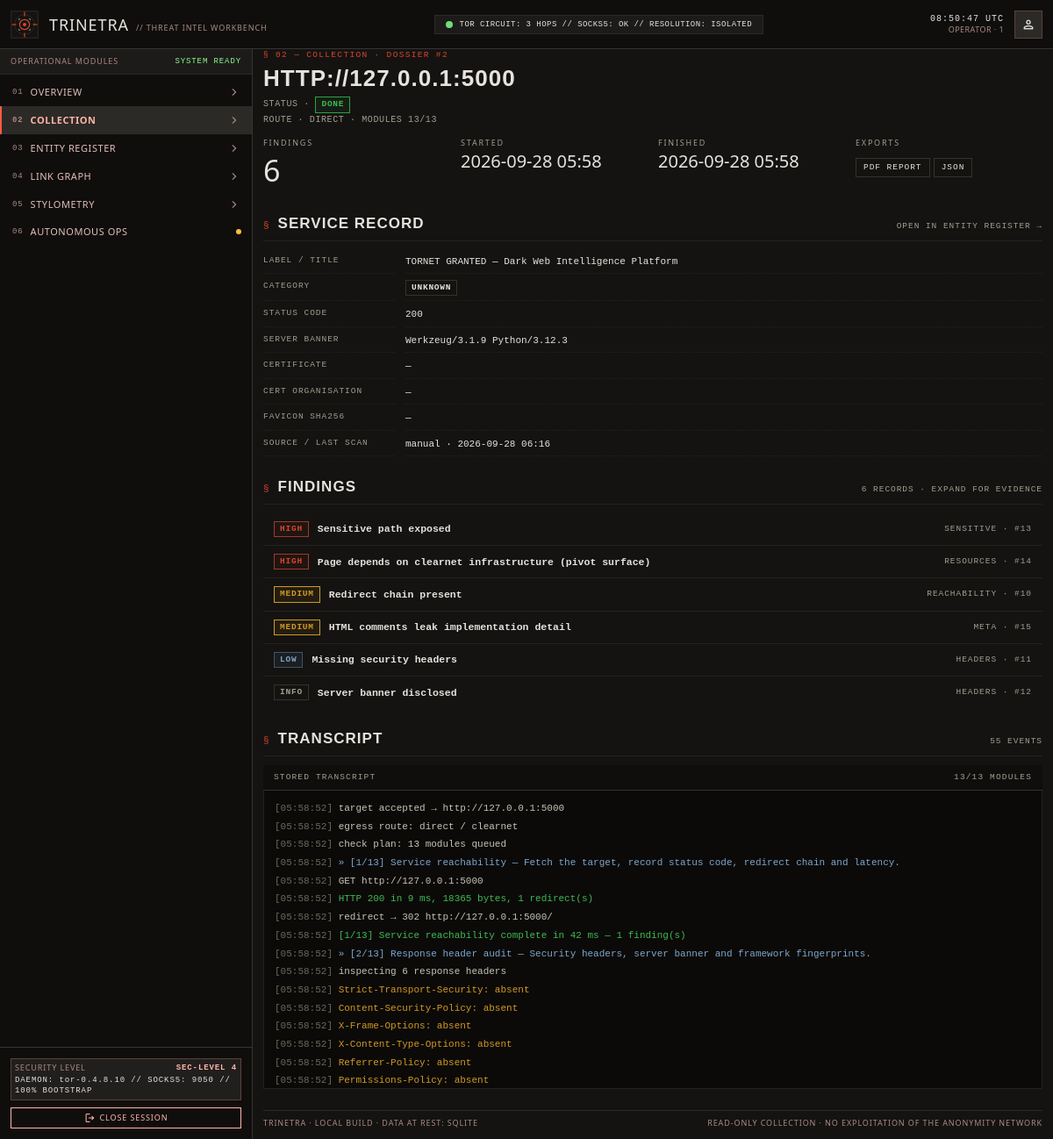
The page /scans/2 (signed in) on the database its author committed.
### models.py (models this page shows, shortened)
class Scan(db.Model):
    __tablename__ = "scans"
    id = db.Column(db.Integer, primary_key=True)
    asset_id = db.Column(db.Integer, db.ForeignKey("assets.id"), nullable=True)
    target = db.Column(db.String(512), nullable=False)
    route = db.Column(db.String(12), default="tor")  # tor|direct
    status = db.Column(db.String(20), default="queued")  # queued|running|done|failed
    started_by = db.Column(db.String(60), default="admin")
    checks_total = db.Column(db.Integer, default=0)
    checks_done = db.Column(db.Integer, default=0)
    findings_total = db.Column(db.Integer, default=0)
    error = db.Column(db.Text, default="")
    started_at = db.Column(db.DateTime, default=utcnow)
    finished_at = db.Column(db.DateTime, nullable=True)
    asset = db.relationship("Asset", backref="scans")

class Asset(db.Model):
    __tablename__ = "assets"
    id = db.Column(db.Integer, primary_key=True)
    url = db.Column(db.String(512), unique=True, nullable=False, index=True)
    label = db.Column(db.String(160), default="")
    category = db.Column(db.String(40), default="unknown")  # market|forum|leak|blog|index|unknown
    kind = db.Column(db.String(20), default="onion")        # onion|clearnet
    title = db.Column(db.String(255), default="")
    alive = db.Column(db.Boolean, default=None)
    status_code = db.Column(db.Integer, nullable=True)
    server_banner = db.Column(db.String(255), default="")
    cert_subject = db.Column(db.String(255), default="")
    cert_org = db.Column(db.String(255), default="")
    favicon_hash = db.Column(db.String(64), default="")
    fingerprint = db.Column(db.String(255), default="")
    source = db.Column(db.String(60), default="manual")
    notes = db.Column(db.Text, default="")
    first_seen = db.Column(db.DateTime, default=utcnow)
    last_scan = db.Column(db.DateTime, nullable=True)

class Finding(db.Model):
    __tablename__ = "findings"
    id = db.Column(db.Integer, primary_key=True)
    scan_id = db.Column(db.Integer, db.ForeignKey("scans.id"), index=True)
    asset_id = db.Column(db.Integer, db.ForeignKey("assets.id"), index=True)
    check_id = db.Column(db.String(40))
    severity = db.Column(db.String(12), default="info")  # critical|high|medium|low|info
    title = db.Column(db.String(255))
    detail = db.Column(db.Text, default="{}")
    created_at = db.Column(db.DateTime, default=utcnow)

class ScanEvent(db.Model):
    __tablename__ = "scan_events"
    id = db.Column(db.Integer, primary_key=True)
    scan_id = db.Column(db.Integer, db.ForeignKey("scans.id"), index=True)
    seq = db.Column(db.Integer, default=0)
    ts = db.Column(db.DateTime, default=utcnow)
    level = db.Column(db.String(12), default="info")  # info|step|ok|warn|err
    check_id = db.Column(db.String(40), default="")
    message = db.Column(db.Text, default="")

### routes/scans.py (the view)
@scans_bp.route("/<int:scan_id>")
def detail(scan_id):
    scan = Scan.query.get_or_404(scan_id)
    findings = Finding.query.filter_by(scan_id=scan.id).all()
    order = {"critical": 0, "high": 1, "medium": 2, "low": 3, "info": 4}
    findings.sort(key=lambda f: order.get(f.severity, 9))
    enriched = []
    for f in findings:
        try:
            detail_data = json.loads(f.detail)
        except Exception:
            detail_data = {}
        enriched.append((f, detail_data))
    events = ScanEvent.query.filter_by(scan_id=scan.id).order_by(ScanEvent.seq).all()
    return render_template("scan_detail.html", scan=scan, findings=enriched,
                           events=events, checks=CHECKS)

### templates/scan_detail.html (shortened to what this page needs)
{% extends "base.html" %}
{% block content %}
<div class="masthead">
  <div>
    <div class="eyebrow">§ 02 — collection · dossier #{{ scan.id }}</div>
    <h2 style="word-break:break-all">{{ scan.target }}</h2>
  </div>
  <div class="meta">
    status · <span class="tag {{ 'ok' if scan.status == 'done' else ('high' if scan.status == 'failed' else 'medium') }}">{{ scan.status }}</span><br>
    route · {{ scan.route }} · modules {{ scan.checks_done }}/{{ scan.checks_total }}
  </div>
</div>
<div class="grid g4">
  <div class="panel" style="margin-bottom:0"><div class="body">
    <div class="k" style="font-size:9px;letter-spacing:.2em;text-transform:uppercase;color:var(--muted)">findings</div>
    <div style="font-family:var(--serif);font-size:34px">{{ findings | length }}</div>
  </div></div>
  <div class="panel" style="margin-bottom:0"><div class="body">
    <div class="k" style="font-size:9px;letter-spacing:.2em;text-transform:uppercase;color:var(--muted)">started</div>
    <div style="font-family:var(--serif);font-size:20px">{{ scan.started_at.strftime('%Y-%m-%d %H:%M') }}</div>
  </div></div>
  <div class="panel" style="margin-bottom:0"><div class="body">
    <div class="k" style="font-size:9px;letter-spacing:.2em;text-transform:uppercase;color:var(--muted)">finished</div>
    <div style="font-family:var(--serif);font-size:20px">{{ scan.finished_at.strftime('%Y-%m-%d %H:%M') if scan.finished_at else 'in progress' }}</div>
  </div></div>
  <div class="panel" style="margin-bottom:0"><div class="body">
    <div class="k" style="font-size:9px;letter-spacing:.2em;text-transform:uppercase;color:var(--muted)">exports</div>
    <div style="margin-top:6px">
      <a class="btn small" href="{{ url_for('export.scan_pdf', scan_id=scan.id) }}">pdf report</a>
      <a class="btn small" href="{{ url_for('export.scan_json', scan_id=scan.id) }}">json</a>
    </div>
  </div></div>
</div>
{% if scan.asset %}
<div class="section-head">
  <span class="sn">§</span><h3>Service record</h3>
  <span class="sh"><a href="{{ url_for('intel.asset', asset_id=scan.asset.id) }}">open in entity register →</a></span>
</div>
<div class="panel"><div class="body">
  <div class="kv">
    <div>label / title</div><div>{{ scan.asset.title or scan.asset.label or '—' }}</div>
    <div>category</div><div><span class="tag dark">{{ scan.asset.category }}</span></div>
    <div>status code</div><div>{{ scan.asset.status_code or '—' }}</div>
    <div>server banner</div><div class="mono">{{ scan.asset.server_banner or '—' }}</div>
    <div>certificate</div><div class="mono wrap">{{ scan.asset.cert_subject or '—' }}</div>
    <div>cert organisation</div><div class="mono">{{ scan.asset.cert_org or '—' }}</div>
    <div>favicon sha256</div><div class="mono wrap">{{ scan.asset.favicon_hash or '—' }}</div>
    <div>source / last scan</div><div>{{ scan.asset.source }} · {{ scan.asset.last_scan.strftime('%Y-%m-%d %H:%M') if scan.asset.last_scan else '—' }}</div>
  </div>
</div></div>
{% endif %}
<div class="section-head">
  <span class="sn">§</span><h3>Findings</h3>
  <span class="sh">{{ findings | length }} records · expand for evidence</span>
</div>
<div class="panel">
  <div class="body tight">
    {% for f, detail in findings %}
    <details class="finding">
      <summary>
        <span class="tag {{ f.severity }}">{{ f.severity }}</span>
        <span><span class="f-title">{{ f.title }}</span></span>
        <span class="f-meta">{{ f.check_id }} · #{{ f.id }}</span>
      </summary>
    </details>
    {% else %}
      <div class="empty">no findings — the run produced no evidence</div>
    {% endfor %}
  </div>
</div>
<div class="section-head">
  <span class="sn">§</span><h3>Transcript</h3>
  <span class="sh">{{ events | length }} events</span>
</div>
<div class="panel">
  <div class="log-head"><span>stored transcript</span><span>{{ scan.checks_done }}/{{ scan.checks_total }} modules</span></div>
  <div class="log" style="height:340px">
    {% for e in events %}
    <div><span class="l-ts">[{{ e.ts.strftime('%H:%M:%S') }}]</span>
      <span class="l-{{ e.level }}">{{ '» ' if e.level == 'step' }}{{ e.message }}</span></div>
    {% else %}
    <div class="l-info">no events stored</div>
    {% endfor %}
  </div>
</div>
{% endblock %}

### rows shown on the page
Scan: id "2", target "HTTP://127.0.0.1:5000", status "DONE", route "DIRECT", checks_done "13", checks_total "13", started_at "2026-09-28 05:58", finished_at "2026-09-28 05:58"
Asset: asset "TORNET GRANTED — Dark Web Intelligence Platform", asset.category "UNKNOWN", asset "200", asset "Werkzeug/3.1.9 Python/3.12.3", asset "—", asset.source "manual", asset.last_scan "2026-09-28 06:16"
Finding: severity "HIGH", title "Sensitive path exposed", check_id "SENSITIVE", id "13"
Finding: severity "HIGH", title "Page depends on clearnet infrastructure (pivot surface)", check_id "RESOURCES", id "14"
Finding: severity "MEDIUM", title "Redirect chain present", check_id "REACHABILITY", id "10"
Finding: severity "MEDIUM", title "HTML comments leak implementation detail", check_id "META", id "15"
Finding: severity "LOW", title "Missing security headers", check_id "HEADERS", id "11"
Finding: severity "INFO", title "Server banner disclosed", check_id "HEADERS", id "12"
ScanEvent: ts "05:58:52", message "target accepted → http://127.0.0.1:5000"
ScanEvent: ts "05:58:52", message "egress route: direct / clearnet"
ScanEvent: ts "05:58:52", message "check plan: 13 modules queued"
ScanEvent: ts "05:58:52", level "»", message "[1/13] Service reachability — Fetch the target, record status code, redirect chain and latency."
ScanEvent: ts "05:58:52", message "GET http://127.0.0.1:5000"
ScanEvent: ts "05:58:52", message "HTTP 200 in 9 ms, 18365 bytes, 1 redirect(s)"
ScanEvent: ts "05:58:52", message "redirect → 302 http://127.0.0.1:5000/"
ScanEvent: ts "05:58:52", message "[1/13] Service reachability complete in 42 ms — 1 finding(s)"
ScanEvent: ts "05:58:52", level "»", message "[2/13] Response header audit — Security headers, server banner and framework fingerprints."
ScanEvent: ts "05:58:52", message "inspecting 6 response headers"
ScanEvent: ts "05:58:52", message "Strict-Transport-Security: absent"
ScanEvent: ts "05:58:52", message "Content-Security-Policy: absent"
ScanEvent: ts "05:58:52", message "X-Frame-Options: absent"
ScanEvent: ts "05:58:52", message "X-Content-Type-Options: absent"
ScanEvent: ts "05:58:52", message "Referrer-Policy: absent"
ScanEvent: ts "05:58:52", message "Permissions-Policy: absent"

### other values the page prints
{{ user or 'guest' }} "1"
{{ n }} "01" "02" "03" "04" "05" "06"
{{ label }} "OVERVIEW" "COLLECTION" "ENTITY REGISTER" "LINK GRAPH" "STYLOMETRY" "AUTONOMOUS OPS"
{{ findings | length }} "6"
{{ events | length }} "55"
